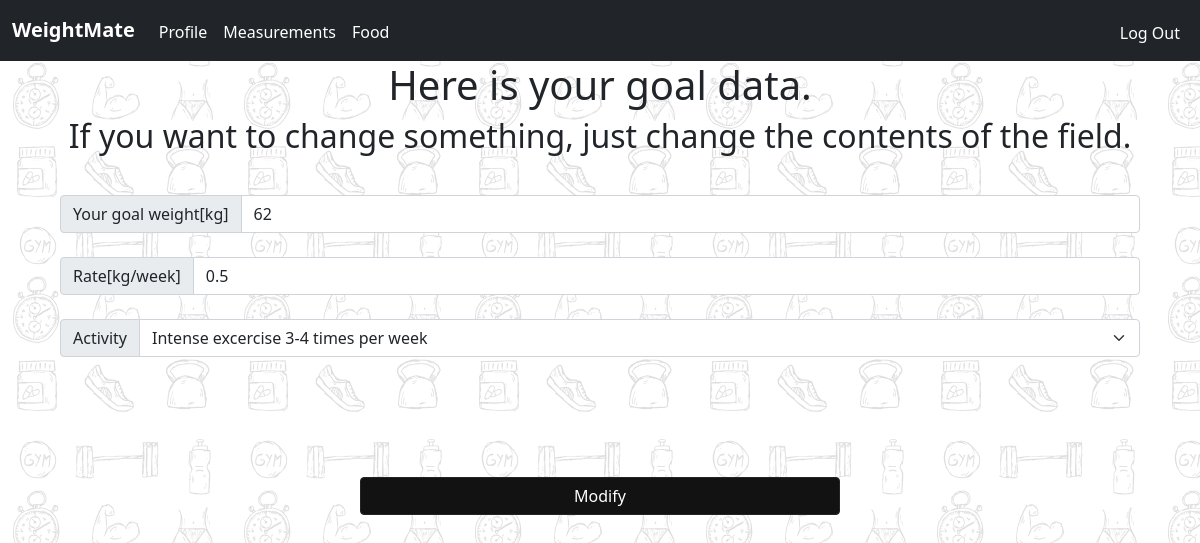
/changoal (signed in), run on the app's committed database.
### tables this page shows
CREATE TABLE users (id INTEGER PRIMARY KEY AUTOINCREMENT NOT NULL, username TEXT NOT NULL, hash TEXT NOT NULL, height INTEGER, age INTEGER, gender TEXT, activity TEXT, tdee INTEGER, rate INTEGER, bmr INTEGER, goal NUMERIC, premium INTEGER DEFAULT 0);

### app.py (the view, shortened to what this page needs)
@app.route("/changoal", methods=["GET", "POST"])
@login_required
@startform_required
def changoal():
    activity = [
        "Sedentary/No excercise",
        "Light exercise 1-3 times per week",
        "Light exercise 4-6 times per week",
        "Intense excercise 3-4 times per week",
        "Intense excercise 4-6 times per week",
        "Very intense daily excercise or physical job"
    ]
    data = udb.execute(
        "SELECT goal,rate,activity FROM users WHERE id = ?", session["user_id"])
    if request.method == "GET":
        return render_template("changoal.html", data=data, activity=activity)

### addfunc.py (called while the page is built)
def login_required(f):
    @wraps(f)
    def decorated_function(*args, **kwargs):
        if session.get("user_id") is None:
            return redirect("/notlogged")
        return f(*args, **kwargs)
    return decorated_function

def startform_required(f):
    @wraps(f)
    def decorated_function(*args, **kwargs):
        if session.get("user_id") != None and session.get("age") is None:
            return redirect("/getstarted")
        return f(*args, **kwargs)
    return decorated_function

### templates/changoal.html (shortened to what this page needs)
{% extends "layout.html" %}
{% block main %}
<div style="text-align:center;">
    <h1>Here is your goal data.</h1>
    <h2>If you want to change something, just change the contents of the field.</h2>
</div>
    <form name="bmr" class="startform" method="post" style="text-align:center;">
        <div class="input-group flex-nowrap">
            <span class="input-group-text" id="addon-wrapping">Your goal weight[kg]</span>
            <input value="{{data[0]["goal"]}}" type="number" id="goal" name="goal" class="form-control" placeholder="Your target weight" aria-label="goal" aria-describedby="addon-wrapping" step="0.1" min="20" max="800" step="0.1" required>
        </div>
        <br>
        <div class="input-group flex-nowrap">
            <span class="input-group-text" id="addon-wrapping">Rate[kg/week]</span>
            <input value="{{data[0]["rate"]}}" type="number" id="rate" name="rate" class="form-control" placeholder="Rate" aria-label="rate" aria-describedby="addon-wrapping" step="0.1" min="0" max="1" step="0.1" required>
        </div>
        <br>
        <div class="input-group mb-3" id="activities">
            <label class="input-group-text" for="inputGroupSelect01">Activity</label>
            <select name="activity" class="form-select" id="inputGroupSelect01" required>
                <option selected value="{{data[0]["activity"]}}" hidden>{{data[0]["activity"]}}</option>
            </select>
            </div>
        <div style="text-align:center; margin-top:15vh;">
            <button class="btn btn-outline-dark submit " type="submit" style="background-color:#121212; color:white; width:40vw;">Modify</button>
        </div>
    </form>
{% endblock %}

### static/styles.css (style rules this page uses)
html, body { max-width: 100%; }
.background { background-image: url("background.png"); }
.startform { padding-top:2vh; margin:auto; width:90vw; }

### data on the page
users: goal "62", rate "0.5", activity "Intense excercise 3-4 times per week"
